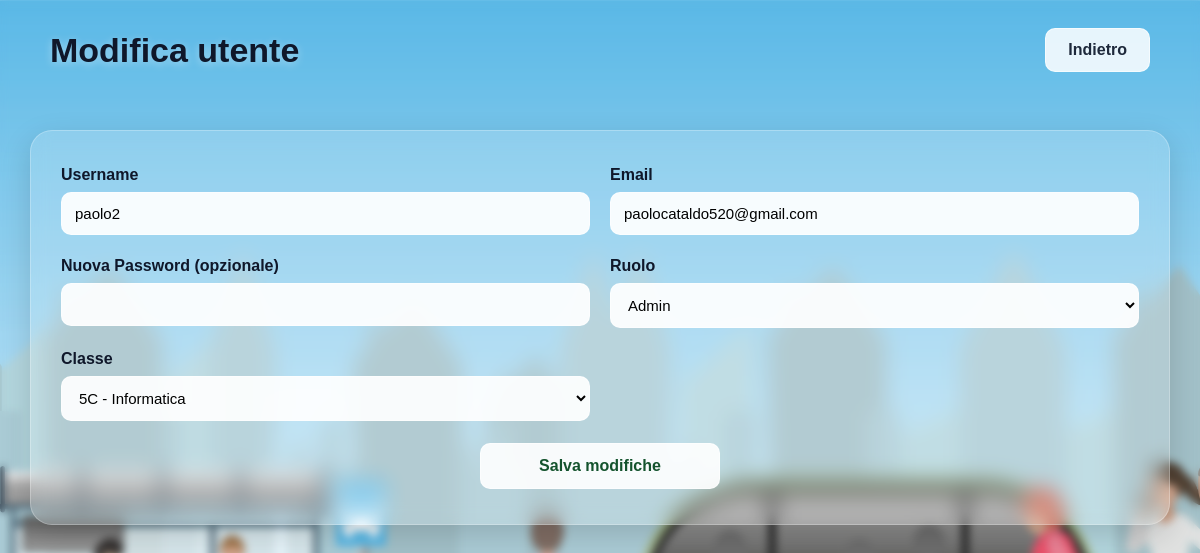
Page /includes/modifica_utente.php?id=30 (signed in) on the committed database.
### tables this page shows
CREATE TABLE `utenti` (
  `id` int(11) NOT NULL,
  `username` varchar(50) NOT NULL,
  `email` varchar(255) NOT NULL,
  `password` varchar(32) NOT NULL,
  `ruolo` enum('s','d','a') DEFAULT NULL,
  `id_classe` int(11) DEFAULT NULL,
  `account_activation_hash` varchar(64) DEFAULT NULL,
  `reset_token_hash` varchar(64) DEFAULT NULL,
  `reset_token_expires_at` datetime DEFAULT NULL
);

CREATE TABLE `classi` (
  `id` int(11) NOT NULL,
  `id_sezione` int(11) NOT NULL,
  `id_indirizzo` int(11) NOT NULL,
  `id_scuola` int(11) NOT NULL,
  `anno` int(11) NOT NULL
);

### includes/modifica_utente.php (the view, shortened to what this page needs)
<?php
include "../config.php";
$id = (int) $_GET['id'];
$utente = mysqli_fetch_assoc(
    mysqli_query($conn, "
        SELECT *
        FROM utenti
        WHERE id = $id
    ")
);
$classi = mysqli_query($conn, "
SELECT c.id, c.anno, s.nome AS sezione, i.nome AS indirizzo
FROM classi c
JOIN sezioni s ON c.id_sezione = s.id
JOIN indirizzi i ON c.id_indirizzo = i.id
");
?>
<!DOCTYPE html>
<html lang="it">
<head>
    <link rel="stylesheet" href="../css/pagina_privata_admin.css">
</head>
<body class="private_page">
<div class="top_bar">
    <h1>Modifica utente</h1>
    <a href="../pages/pagina_privata_admin.php" class="logout_btn">
        Indietro
    </a>
</div>
<div class="container">
    <div class="main_card">
        <form method="POST">
            <div class="field">
                <label>Username</label>
                <input type="text" name="username"
                       value="<?= $utente['username'] ?>" required>
            </div>
            <div class="field">
                <label>Email</label>
                <input type="email" name="email"
                       value="<?= $utente['email'] ?>" required>
            </div>
            <div class="field">
                <label>Nuova Password (opzionale)</label>
                <input type="password" name="password">
            </div>
            <div class="field">
                <label>Ruolo</label>
                <select name="ruolo">
                    <option value="a" <?= $utente['ruolo']=='a'?'selected':'' ?>>
                        Admin
                    </option>
                </select>
            </div>
            <div class="field">
                <label>Classe</label>
                <select name="classe">
                    <?php while($c = mysqli_fetch_assoc($classi)): ?>
                        <option value="<?= $c['id'] ?>"
                            <?= $utente['id_classe'] == $c['id'] ? 'selected' : '' ?>>
                            <?= $c['anno'] . $c['sezione'] . " - " . $c['indirizzo'] ?>
                        </option>
                    <?php endwhile; ?>
                </select>
            </div>
            <button type="submit">
                Salva modifiche
            </button>
        </form>
    </div>
</div>
</body>
</html>

### css/pagina_privata_admin.css (style rules this page uses)
body { margin: 0; font-family: Arial, Helvetica, sans-serif; color: #1e293b; }
.private_page { background-image: url("../images/sfondo_pag_priv.jpg"); background-size: cover; background-position: center; min-height: 100vh; }
.private_page::before { content: ""; position: fixed; inset: 0; background: rgba(255, 255, 255, 0.18); backdrop-filter: blur(4px); -webkit-backdrop-filter: blur(4px); z-index: 0; }
.top_bar, .container { position: relative; z-index: 1; }
.top_bar { display: flex; justify-content: space-between; align-items: center; padding: 28px 50px; }
.top_bar h1 { margin: 0; font-size: 34px; font-weight: bold; color: #0f172a; text-shadow: 0 2px 8px rgba(255,255,255,0.4); }
.logout_btn { text-decoration: none; background: rgba(255,255,255,0.85); border: 1px solid rgba(255,255,255,0.6); color: #1e293b; font-weight: bold; padding: 12px 22px; border-radius: 10px; transition: 0.2s; }
.container { display: flex; flex-direction: column; gap: 30px; padding: 30px; }
.main_card { background: rgba(255,255,255,0.18); backdrop-filter: blur(10px); -webkit-backdrop-filter: blur(10px); border: 1px solid rgba(255,255,255,0.25); border-radius: 22px; padding: 35px 30px; box-shadow: 0 10px 30px rgba(0,0,0,0.15); overflow-x: auto; }
.main_card form { display: grid; grid-template-columns: repeat(2, 1fr); gap: 22px 20px; }
.field { display: flex; flex-direction: column; }
.field label { margin-bottom: 8px; font-weight: bold; font-size: 16px; color: #0f172a; }
.field input, .field select { padding: 12px 13px; font-size: 15px; border-radius: 10px; border: 1px solid rgba(255,255,255,0.5); background: rgba(255,255,255,0.92); outline: none; transition: 0.2s; }
.main_card button { grid-column: span 2; justify-self: center; width: 240px; padding: 13px; font-size: 16px; font-weight: bold; border-radius: 10px; border: 1px solid rgba(255,255,255,0.6); background: rgba(255,255,255,0.9); color: #14532d; cursor: pointer; transition: 0.2s; }

### rows in the picture
utenti: username "paolo2", email "paolocataldo520@gmail.com", ruolo "Admin", classe "5C - Informatica"
